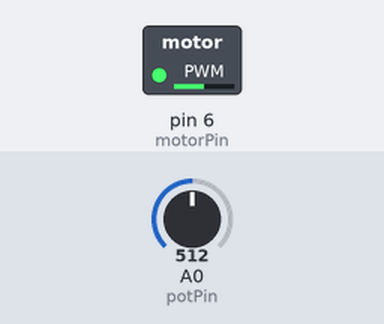
The sketch below on a simulated Arduino Uno, built with avr-gcc and run on an emulated ATmega328P. On the bench: switched loads named in the sketch (green lamp = pin HIGH). Inputs (shaded band) come from the test bench; at power-on: A0 (potPin) = 512.

Above: at 1.2 s.
1.3 s: A0 (potPin) set to 716
At 2.2 s:
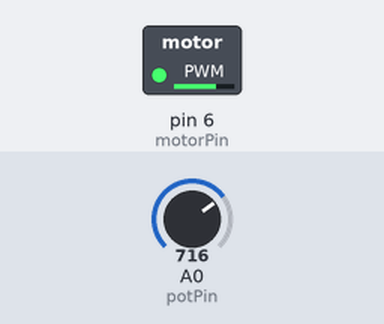
2.8 s: A0 (potPin) set to 900
At 3.3 s:
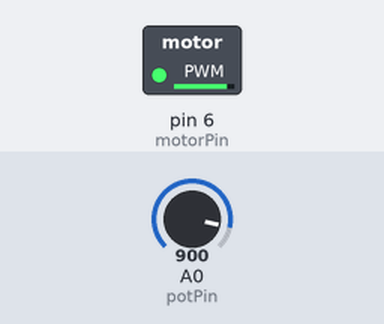
4.3 s: A0 (potPin) set to 122
At 5.5 s:
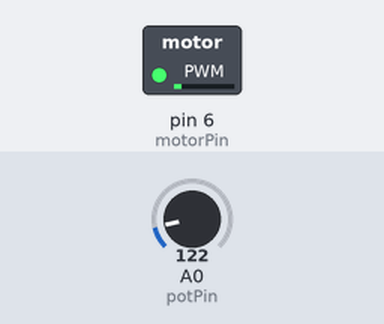
5.8 s: A0 (potPin) set to 0
At 6.8 s:
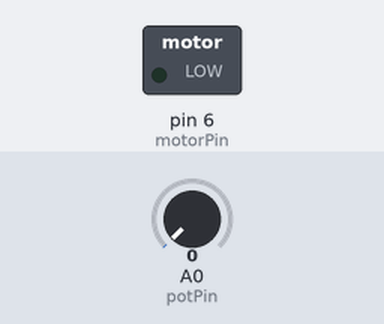
7.3 s: A0 (potPin) set to 511
At 7.9 s:
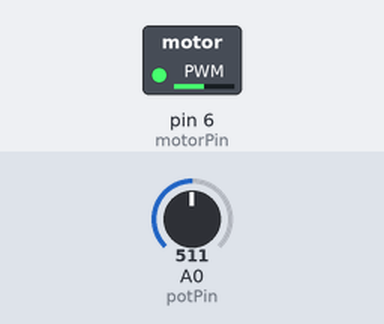
Timing chart, 0 to 9.8 s (numbered marks = the images above; inputs shaded):
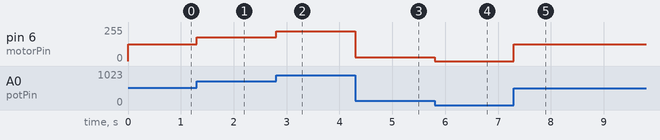

Measured:
- after the input at 1.3 s, pin 6 (motorPin): 127/255 → 178/255 at once
- after the input at 2.8 s, pin 6 (motorPin): 178/255 → 224/255 at once
- after the input at 4.3 s, pin 6 (motorPin): 224/255 → 30/255 at once
- after the input at 5.8 s, pin 6 (motorPin): 30/255 → 0/255 at once
- after the input at 7.3 s, pin 6 (motorPin): 0/255 → 127/255 at once

The sketch:

Arduino_AnalogMotor.ino
```cpp
/*
  Author: Michael Gates
  Date: 16 November 2016
  Description: Controls an analog motor via a potentiometer
*/
int potPin = A0;
int motorPin = 6;

void setup()
{
  Serial.begin(9600);

  pinMode(potPin, INPUT);
}

void loop()
{
  int n = analogRead(potPin);
  int converted = map(n, 0,1023,0,255);

  analogWrite(motorPin, converted);
}
```
